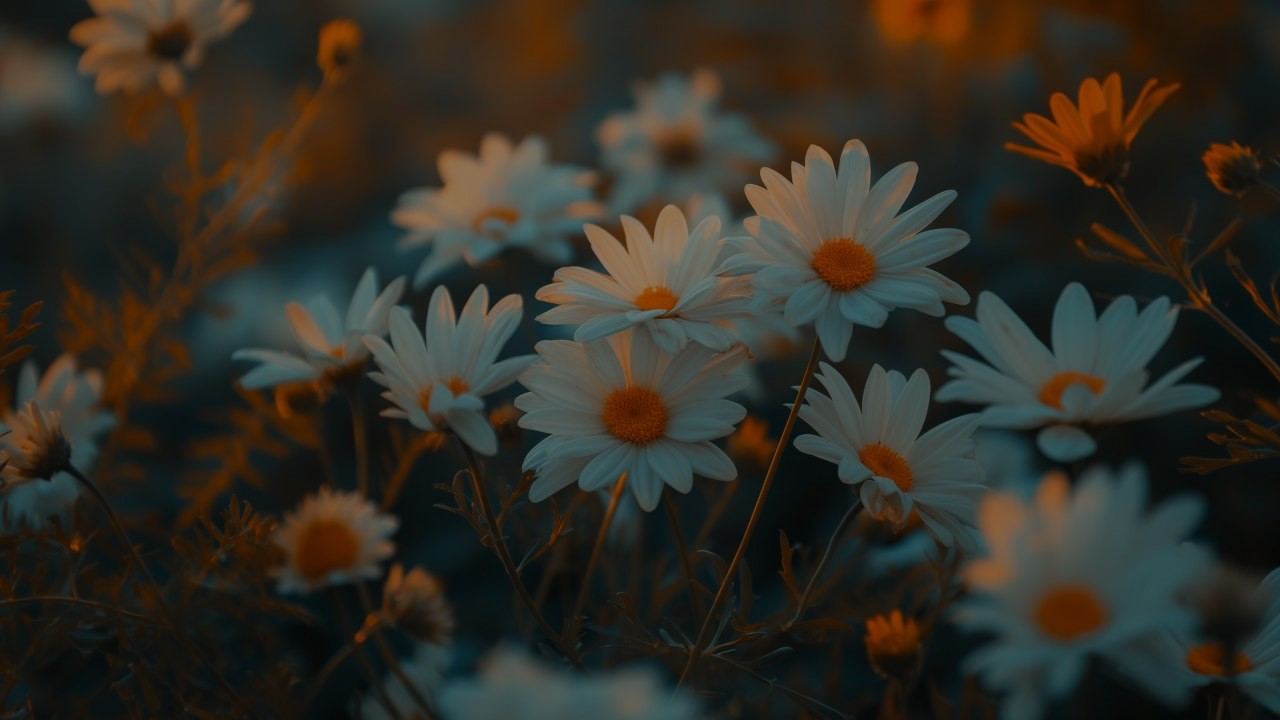
#> input picture Wallpapers/sd (8).jpg, 1280 x 720 px, found by its file name
$ python 03_fundamental_image_ops.py
#> lines starting #> are read from the running program, lines starting #| are printed output that depends on the picture
from PIL import Image
import urllib.request
# reading image from disk
my_image = Image.open('Wallpapers\sd (8).jpg')
#> my_image is the input picture: PIL image 1280x720 RGB; mean R, G, B 48.1, 45.9, 37.6
# my_image.show()

# reading image from a url
url = 'https://hips.hearstapps.com/hmg-prod/images/spring-flowers-65de4a13478ee.jpg?crop=1.00xw:0.752xh;0,0.154xh&resize=1200:*'
# download image
urllib.request.urlretrieve(url, 'Wallpapers/Flowers.png')
#> (this line was passed over: the network is not available in this run)
# show image
downloaded_image = Image.open('Wallpapers/Flowers.png')
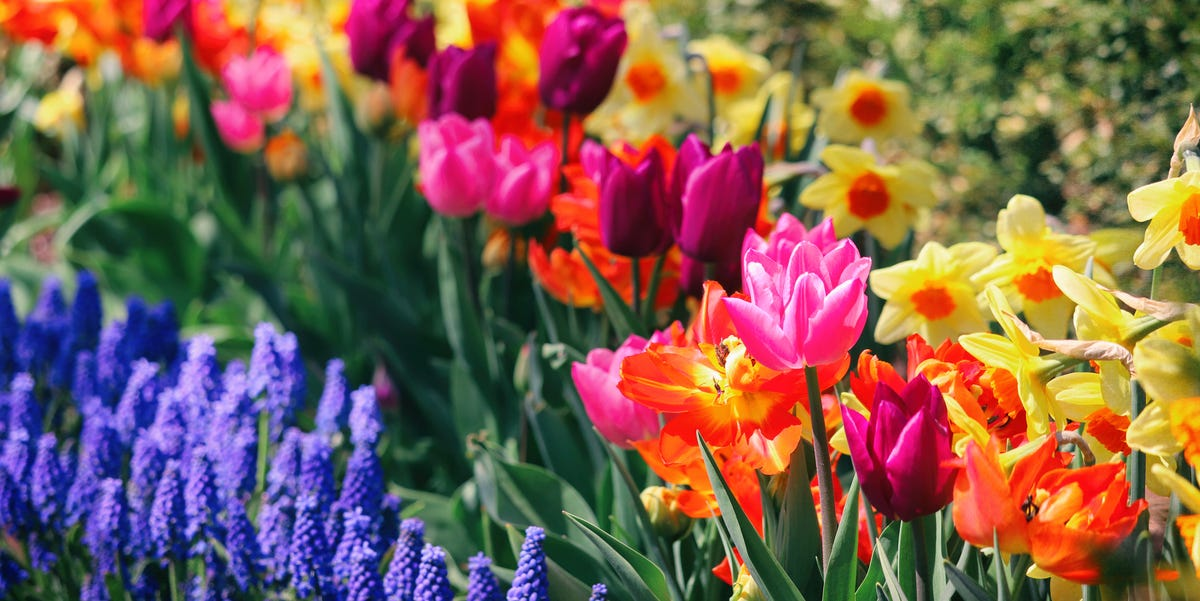
#> input picture Wallpapers/Flowers.png, 1200 x 601 px
#> downloaded_image is the input picture: PIL image 1200x601 RGB; mean R, G, B 129.9, 95.3, 80.5
# downloaded_image.show()

# save an image
downloaded_image.save('Wallpapers/Flowers2.jpg')

# create new image
new_image = Image.new('RGB', (500,500), color='blue')
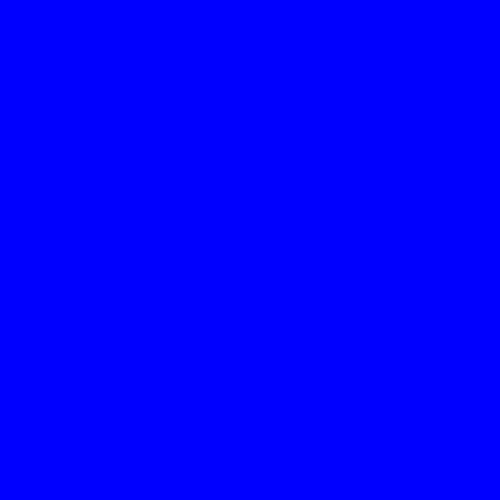
#> new_image: PIL image 500x500 RGB; mean R, G, B 0, 0, 255
# new_image.show()
new_image = Image.new('RGB', (500,500), color='#c30010')
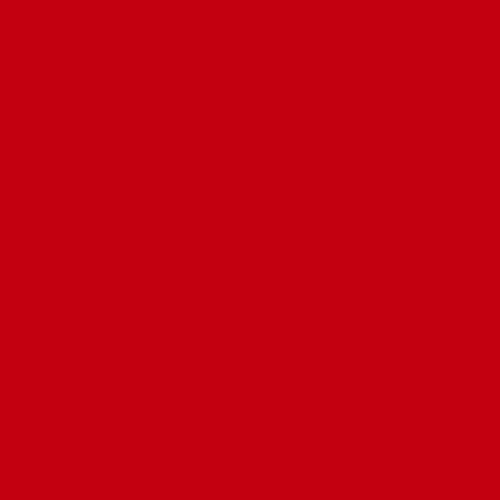
#> new_image: PIL image 500x500 RGB; mean R, G, B 195, 0, 16
new_image.show()
